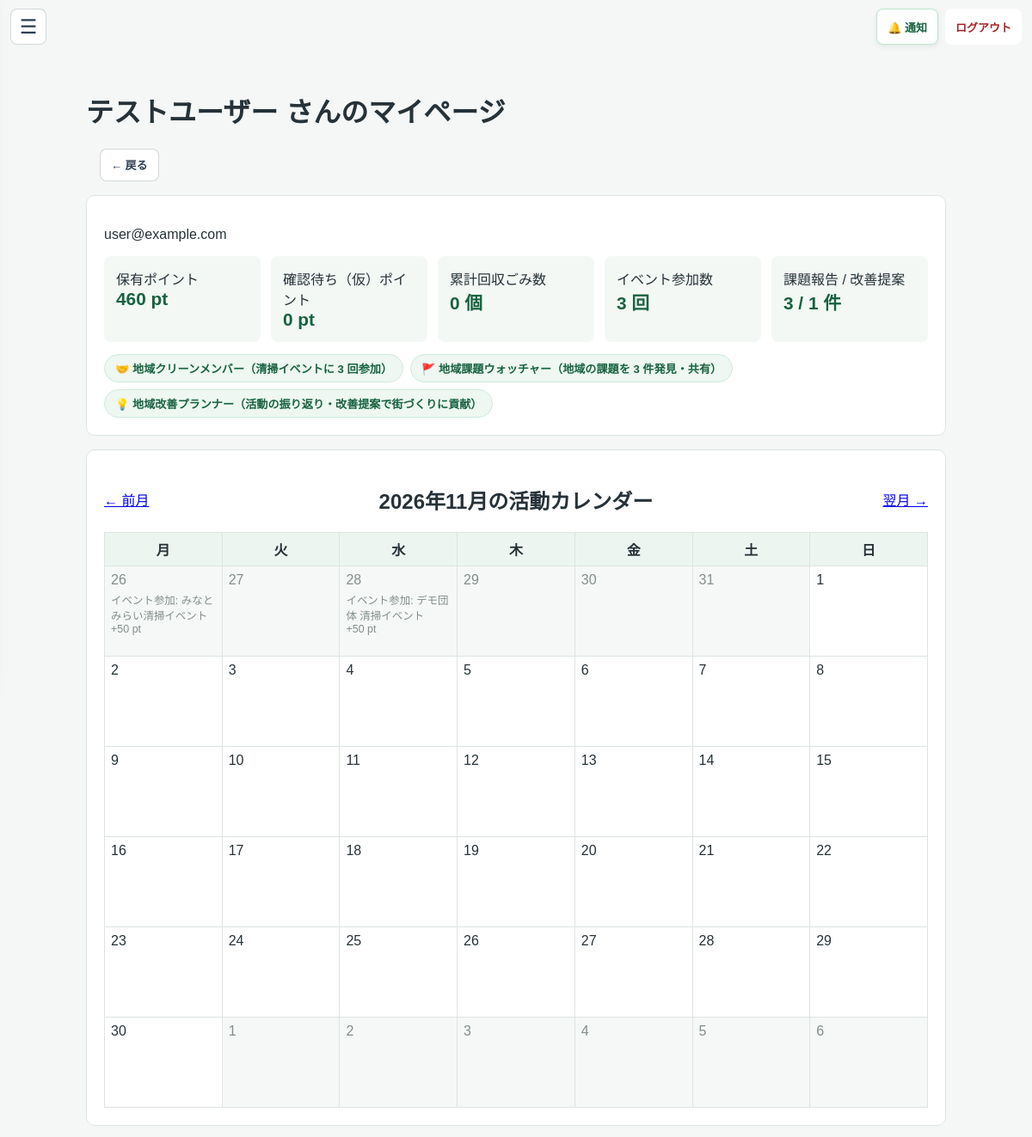
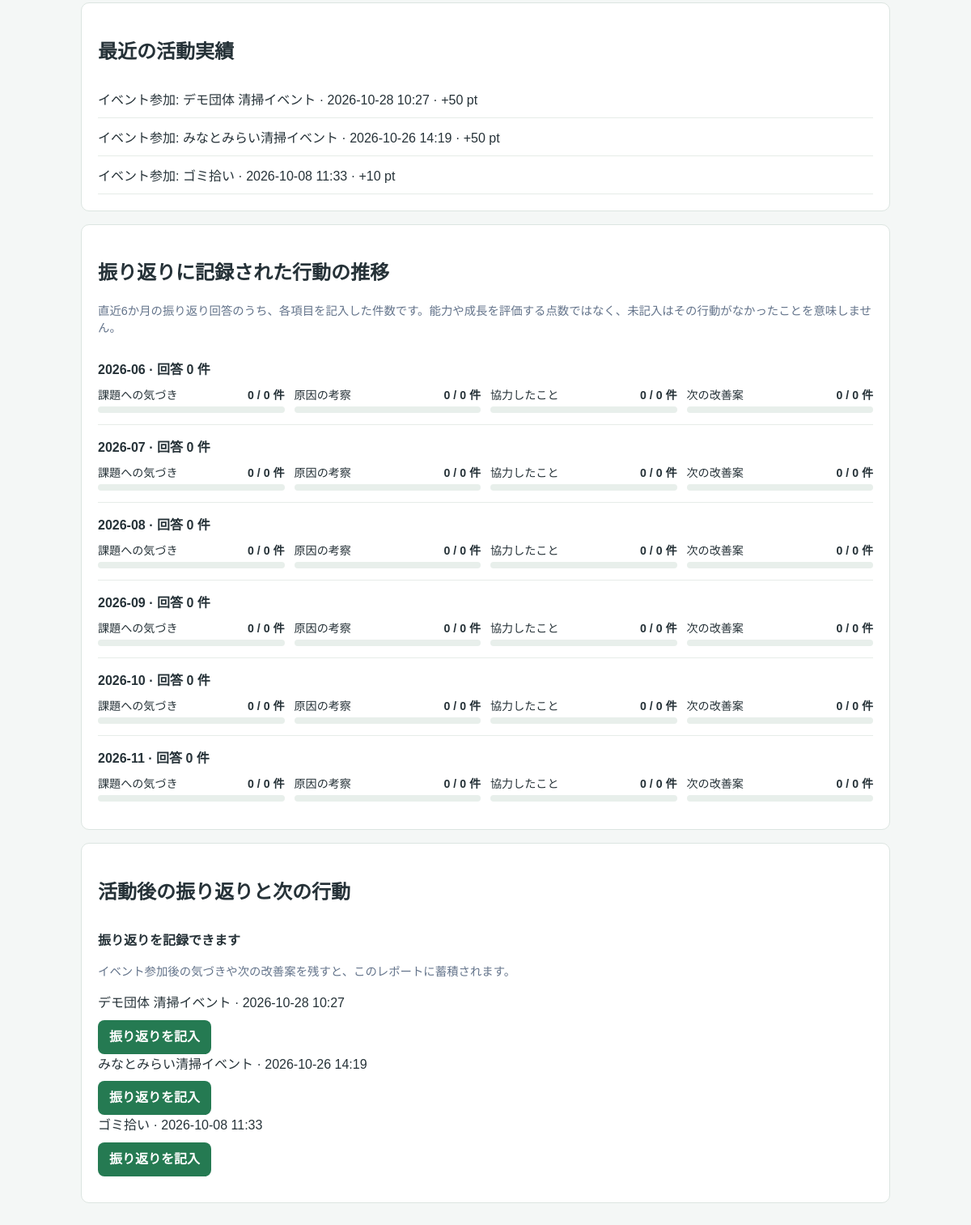
Page /mypage (signed in) on the committed database (2 pictures, top to bottom).
### tables this page shows
CREATE TABLE users (
                    id INTEGER PRIMARY KEY AUTOINCREMENT,
                    email TEXT UNIQUE,
                    password TEXT,
                    name TEXT,
                    role TEXT,
                    total_points INTEGER DEFAULT 0 CHECK(total_points >= 0)
                , login_destination TEXT NOT NULL
                    DEFAULT 'user'
                    CHECK(login_destination IN ('user', 'organizer')), onboarding_completed INTEGER NOT NULL
                    DEFAULT 0 CHECK(onboarding_completed IN (0, 1)), is_active INTEGER NOT NULL
                    DEFAULT 1 CHECK(is_active IN (0, 1)));

CREATE TABLE activity_history (
                id INTEGER PRIMARY KEY AUTOINCREMENT,
                user_id INTEGER,
                event_id INTEGER DEFAULT NULL,
                type TEXT, 
                title TEXT,
                trash_count INTEGER DEFAULT 0,
                ai_detected_count INTEGER DEFAULT 0,
                user_declared_count INTEGER DEFAULT 0,
                points_earned INTEGER,
                steps INTEGER DEFAULT 0,
                duration INTEGER DEFAULT 0,
                distance REAL DEFAULT 0.0,
                calories INTEGER DEFAULT 0,
                detox_duration INTEGER DEFAULT 0,
                date TEXT DEFAULT CURRENT_TIMESTAMP, gps_measured INTEGER
                NOT NULL DEFAULT 0 CHECK(gps_measured IN (0, 1)), step_source TEXT NOT NULL DEFAULT 'unmeasured' CHECK(step_source IN ('device', 'gps_estimated', 'unmeasured')), trash_category TEXT NOT NULL DEFAULT 'ペットボトル・飲料容器', bag_size TEXT NOT NULL DEFAULT '手持ち・少量（1〜3個）', participant_role TEXT NOT NULL DEFAULT '', before_state TEXT NOT NULL DEFAULT '', after_state TEXT NOT NULL DEFAULT '', points_status TEXT NOT NULL DEFAULT 'awarded' CHECK(points_status IN ('pending', 'awarded', 'cancelled')), points_pending INTEGER NOT NULL DEFAULT 0 CHECK(points_pending >= 0), gps_simulated INTEGER NOT NULL DEFAULT 0 CHECK(gps_simulated IN (0, 1)),
                UNIQUE(user_id, event_id), -- 🔒 重複ポイント取得を完全ブロック
                FOREIGN KEY (user_id) REFERENCES users(id),
                FOREIGN KEY (event_id) REFERENCES events(id) -- 🔒 参照整合性の確保
            );

CREATE TABLE events (
                id INTEGER PRIMARY KEY AUTOINCREMENT,
                name TEXT,
                location TEXT,
                datetime TEXT,
                bonus_points INTEGER,
                organizer_id INTEGER,
                status TEXT NOT NULL DEFAULT 'open' CHECK(status IN ('open', 'cancelled')), review_status TEXT NOT NULL
                DEFAULT 'approved'
                CHECK(review_status IN ('pending', 'reviewing', 'changes_requested', 'approved', 'rejected')), review_comment TEXT, reviewed_by INTEGER REFERENCES users(id), reviewed_at TEXT, organization_id INTEGER REFERENCES organizations(id), latitude REAL, longitude REAL, reward_details TEXT, category TEXT NOT NULL DEFAULT 'その他', capacity INTEGER NOT NULL DEFAULT 20, purpose_issue TEXT NOT NULL DEFAULT '',
                FOREIGN KEY (organizer_id) REFERENCES users(id)
            );

### app.py (the view)
@app.route('/mypage')
@user_required
def mypage():
    user_id = session['user_id']
    conn = get_db()
    try:
        user = conn.execute(
            'SELECT id, name, email, total_points FROM users WHERE id = ?',
            (user_id,),
        ).fetchone()
        if user is None:
            return redirect(url_for('logout'))
        report = generate_user_report(conn, user_id)
        history = conn.execute('''
            SELECT *, date(date, '+9 hours') AS activity_jst_date
            FROM activity_history
            WHERE user_id = ?
            ORDER BY date DESC, id DESC
        ''', (user_id,)).fetchall()
        month_value = request.args.get('month', '')
        try:
            month = datetime.strptime(month_value, '%Y-%m').date().replace(day=1)
        except ValueError:
            month = datetime.now(JST).date().replace(day=1)
        next_month = (
            month.replace(year=month.year + 1, month=1)
            if month.month == 12 else month.replace(month=month.month + 1)
        )
        previous_month = (
            month.replace(year=month.year - 1, month=12)
            if month.month == 1 else month.replace(month=month.month - 1)
        )
        activities_by_date = {}
        for activity in history:
            activity_date = activity['activity_jst_date']
            if activity_date:
                activities_by_date.setdefault(activity_date, []).append(activity)
        weeks = calendar.Calendar(firstweekday=0).monthdatescalendar(
            month.year, month.month
        )
        return render_template(
            'mypage.html',
            user=user,
            report=report,
            history=history[:20],
            weeks=weeks,
            month=month,
            previous_month=previous_month,
            next_month=next_month,
            activities_by_date=activities_by_date,
        )
    finally:
        conn.close()

### app.py (called while the page is built)
def get_db():
    conn = sqlite3.connect(DATABASE)
    conn.row_factory = sqlite3.Row
    conn.execute("PRAGMA foreign_keys = ON")
    return conn

def user_required(func):
    @wraps(func)
    def wrapper(*args, **kwargs):
        user_id = session.get('user_id')
        if session.get('role') != 'user' or not user_id:
            return redirect(url_for('login'))
        conn = get_db()
        try:
            user = conn.execute(
                'SELECT role, is_active FROM users WHERE id = ?', (user_id,)
            ).fetchone()
        finally:
            conn.close()
        if not user or user['role'] != 'user' or not user['is_active']:
            session.clear()
            return redirect(url_for('login'))
        return func(*args, **kwargs)
    return wrapper

@app.template_filter('jst_datetime')
def format_jst_datetime(value):
    if not value:
        return ''
    try:
        parsed = datetime.fromisoformat(value)
    except (TypeError, ValueError):
        return value
    if parsed.tzinfo is None:
        parsed = parsed.replace(tzinfo=timezone.utc)
    return parsed.astimezone(timezone(timedelta(hours=9))).strftime('%Y-%m-%d %H:%M')

def _detect_view_mode():
    ua = (request.headers.get('User-Agent') or '').lower()
    if any(token in ua for token in ('mobile', 'android', 'iphone', 'ipod', 'iemobile')):
        return 'mobile'
    return 'pc'

@app.context_processor
def inject_csrf_token():
    if 'csrf_token' not in session:
        session['csrf_token'] = secrets.token_urlsafe(32)
    unread_notifications = 0
    if session.get('role') == 'user' and session.get('user_id'):
        conn = get_db()
        try:
            unread_notifications = conn.execute('''
                SELECT COUNT(*) FROM user_notifications
                WHERE user_id = ? AND read_at IS NULL
            ''', (session['user_id'],)).fetchone()[0]
        finally:
            conn.close()
    effective_view = _detect_view_mode()
    return {
        'csrf_token': session['csrf_token'],
        'unread_notifications': unread_notifications,
        'view_mode': effective_view,
        'region_profile': get_region_profile(),
    }

### templates/mypage.html (shortened to what this page needs)
<!DOCTYPE html>
<html lang="ja">
<head>
</head>
<body>
    {% include "_user_navigation.html" %}
    <main>
        <h1><a href="{{ url_for('home') }}" style="color:inherit; text-decoration:none;">{{ user.name }} さんのマイページ</a></h1>
        {% include "_user_page_back.html" %}
        <section class="profile" aria-label="ユーザー情報と実績">
            <p>{{ user.email }}</p>
            <div class="stats">
                <div class="stat">保有ポイント<strong>{{ user.total_points }} pt</strong></div>
                <div class="stat">確認待ち（仮）ポイント<strong>{{ report.pending_point_total }} pt</strong></div>
                <div class="stat">累計回収ごみ数<strong>{{ report.my_total_trash }} 個</strong></div>
                <div class="stat">イベント参加数<strong>{{ report.my_event_count }} 回</strong></div>
                <div class="stat">課題報告 / 改善提案<strong>{{ report.my_issue_report_count }} / {{ report.my_proposal_count }} 件</strong></div>
            </div>
            {% if report.contribution_badges %}
                <div style="margin-top:14px; display:flex; flex-wrap:wrap; gap:8px;">
                    {% for badge in report.contribution_badges %}
                        <span style="padding:6px 12px; border-radius:999px; background:#eef7f1; border:1px solid #ccebdd; color:#17633f; font-size:.82rem; font-weight:700;">
                            {{ badge.icon }} {{ badge.title }}（{{ badge.desc }}）
                        </span>
                    {% endfor %}
                </div>
            {% endif %}
        </section>
        <section class="calendar-wrap">
            <div class="month-nav">
                <a href="{{ url_for('mypage', month=previous_month.strftime('%Y-%m')) }}">← 前月</a>
                <h2>{{ month.year }}年{{ month.month }}月の活動カレンダー</h2>
                <a href="{{ url_for('mypage', month=next_month.strftime('%Y-%m')) }}">翌月 →</a>
            </div>
            <table>
                <thead><tr>{% for weekday in ['月', '火', '水', '木', '金', '土', '日'] %}<th>{{ weekday }}</th>{% endfor %}</tr></thead>
                <tbody>
                {% for week in weeks %}
                    <tr>{% for day in week %}
                        <td class="{{ 'outside' if day.month != month.month }}">
                            {{ day.day }}
                            {% for activity in activities_by_date.get(day.strftime('%Y-%m-%d'), []) %}
                                <span class="activity">
                                    {{ activity.title }}<br>
                                    {% if activity.points_status == 'pending' %}
                                        確認待ち +{{ activity.points_pending }} pt（仮）
                                    {% elif activity.points_status == 'cancelled' %}
                                        確定ポイントなし
                                    {% else %}
                                        +{{ activity.points_earned }} pt
                                    {% endif %}
                                </span>
                            {% endfor %}
                        </td>
                    {% endfor %}</tr>
                {% endfor %}
                </tbody>
            </table>
        </section>
        <section class="history">
            <h2>最近の活動実績</h2>
            {% for activity in history %}
                <div class="history-item">
                    {{ activity.title }} · {{ activity.date|jst_datetime }} ·
                    {% if activity.points_status == 'pending' %}
                        確認待ち +{{ activity.points_pending }} pt（仮）
                    {% elif activity.points_status == 'cancelled' %}
                        確定ポイントなし
                    {% else %}
                        +{{ activity.points_earned }} pt
                    {% endif %}
                </div>
            {% else %}
                <p>活動記録はまだありません。</p>
            {% endfor %}
        </section>
        <section class="behavior-trends" aria-labelledby="behavior-trends-title">
            <h2 id="behavior-trends-title">振り返りに記録された行動の推移</h2>
            <p class="reflection-muted">直近6か月の振り返り回答のうち、各項目を記入した件数です。能力や成長を評価する点数ではなく、未記入はその行動がなかったことを意味しません。</p>
            {% if report.reflection_behavior_trends %}
                {% for trend in report.reflection_behavior_trends %}
                    <article class="behavior-month">
                        <h3>{{ trend.month }} · 回答 {{ trend.responses }} 件</h3>
                        <div class="behavior-metrics">
                            {% for label, key in [
                                ('課題への気づき', 'issue_noticing'),
                                ('原因の考察', 'cause_analysis'),
                                ('協力したこと', 'collaboration'),
                                ('次の改善案', 'next_improvement')
                            ] %}
                                {% set count = trend[key] %}
                                {% set ratio = (count * 100 / trend.responses) if trend.responses else 0 %}
                                <div class="behavior-metric">
                                    <div class="behavior-metric-label">
                                        <span>{{ label }}</span><strong>{{ count }} / {{ trend.responses }} 件</strong>
                                    </div>
                                    <div class="behavior-track" role="img" aria-label="{{ label }}を記入した回答 {{ count }} 件">
                                    </div>
                                </div>
                            {% endfor %}
                        </div>
                    </article>
                {% endfor %}
            {% else %}
                <p class="reflection-muted">振り返りデータがまだありません。</p>
            {% endif %}
        </section>
        <section class="history" aria-labelledby="reflection-title">
            <h2 id="reflection-title">活動後の振り返りと次の行動</h2>
            {% if report.pending_event_surveys %}
                <div class="reflection-item">
                    <strong>振り返りを記録できます</strong>
                    <p class="reflection-muted">イベント参加後の気づきや次の改善案を残すと、このレポートに蓄積されます。</p>
                    {% for activity in report.pending_event_surveys %}
                        <div>
                            {{ activity.event_name or activity.title }} · {{ activity.activity_date|jst_datetime }}
                            <br><a class="survey-link" href="{{ url_for('event_survey', activity_id=activity.activity_id) }}">振り返りを記入</a>
                        </div>
                    {% endfor %}
                </div>
            {% endif %}
        </section>
    </main>
</body>
</html>

### templates/mypage.html (style rules this page uses)
body { margin: 0; background: #f4f7f6; color: #263238; font-family: "Yu Gothic", Meiryo, sans-serif; }
main { max-width: 1000px; margin: 24px auto; padding: 60px 16px 32px; }
.profile, .calendar-wrap, .history { margin: 16px 0; padding: 20px; background: #fff; border: 1px solid #dce5e1; border-radius: 10px; }
.stats { display: grid; grid-template-columns: repeat(auto-fit, minmax(150px, 1fr)); gap: 12px; }
.stat { padding: 14px; background: #f3f8f5; border-radius: 8px; }
.stat strong { display: block; font-size: 1.3rem; color: #17633f; }
.month-nav { display: flex; justify-content: space-between; align-items: center; gap: 12px; }
table { width: 100%; border-collapse: collapse; table-layout: fixed; }
th, td { padding: 7px; border: 1px solid #dce5e1; vertical-align: top; }
th { background: #edf5f0; }
td { height: 90px; }
.outside { color: #829089; background: #f6f7f7; }
.activity { display: block; margin-top: 5px; font-size: .78rem; overflow-wrap: anywhere; }
.history-item { padding: 11px 0; border-bottom: 1px solid #e6ece8; }
.reflection-item { padding: 12px 0; border-bottom: 1px solid #e6ece8; line-height: 1.6; overflow-wrap: anywhere; }
.reflection-item:last-child { border-bottom: 0; }
.behavior-trends { margin: 16px 0; padding: 20px; background: #fff; border: 1px solid #dce5e1; border-radius: 10px; }
.behavior-month { padding: 14px 0; border-bottom: 1px solid #e6ece8; }
.behavior-month:last-child { border-bottom: 0; }
.behavior-month h3 { margin: 0 0 10px; font-size: 1rem; }
.behavior-metrics { display: grid; grid-template-columns: repeat(auto-fit, minmax(180px, 1fr)); gap: 12px; }
.behavior-metric { font-size: .88rem; }
.behavior-metric-label { display: flex; justify-content: space-between; gap: 8px; }
.behavior-track { height: 8px; margin-top: 5px; overflow: hidden; background: #e8efeb; border-radius: 999px; }
.survey-link { display: inline-flex; min-height: 42px; align-items: center; margin-top: 8px; padding: 0 14px; border-radius: 8px; background: #257a52; color: #fff; font-weight: 700; text-decoration: none; }
.reflection-muted { color: #64748b; font-size: .9rem; }

### rows in the picture
users: name "テストユーザー", email "user@example.com", total_points "460"
activity_history: title "イベント参加: みなとみらい清掃イベント", points_earned "50", date|jst_datetime "2026-10-26 14:19", name "みなとみらい清掃イベント", activity_date|jst_datetime "2026-10-26 14:19"
activity_history: title "イベント参加: デモ団体 清掃イベント", points_earned "50", date|jst_datetime "2026-10-28 10:27", name "デモ団体 清掃イベント", activity_date|jst_datetime "2026-10-28 10:27"
activity_history: title "イベント参加: ゴミ拾い", date|jst_datetime "2026-10-08 11:33", points_earned "10", name "ゴミ拾い", activity_date|jst_datetime "2026-10-08 11:33"

### other values in the picture
{{ report.pending_point_total }} "0"
{{ report.my_total_trash }} "0"
{{ report.my_event_count }} "3"
{{ report.my_issue_report_count }} "3"
{{ report.my_proposal_count }} "1"
{{ badge.icon }} "🤝" "🚩" "💡"
{{ badge.title }} "地域クリーンメンバー" "地域課題ウォッチャー" "地域改善プランナー"
{{ badge.desc }} "清掃イベントに 3 回参加" "地域の課題を 3 件発見・共有" "活動の振り返り・改善提案で街づくりに貢献"
{{ month.year }} "2026"
{{ month.month }} "11"
{{ weekday }} "月" "火" "水" "木" "金" "土" "日"
{{ day.day }} "26" "27" "28" "29" "30" "31" "1" "2" "3" "4" "5" "6" "7" "8" "9" "10" "11" "12" "13" "14" "15" "16" "17" "18" "19" "20" "21" "22" "23" "24" "25" "26" "27" "28" "29" "30" "1" "2" "3" "4" "5" "6"
{{ trend.month }} "2026-06" "2026-07" "2026-08" "2026-09" "2026-10" "2026-11"
{{ trend.responses }} "0" "0" "0" "0" "0" "0"
{{ label }} "課題への気づき" "原因の考察" "協力したこと" "次の改善案" "課題への気づき" "原因の考察" "協力したこと" "次の改善案" "課題への気づき" "原因の考察" "協力したこと" "次の改善案" "課題への気づき" "原因の考察" "協力したこと" "次の改善案" "課題への気づき" "原因の考察" "協力したこと" "次の改善案" "課題への気づき" "原因の考察" "協力したこと" "次の改善案"
